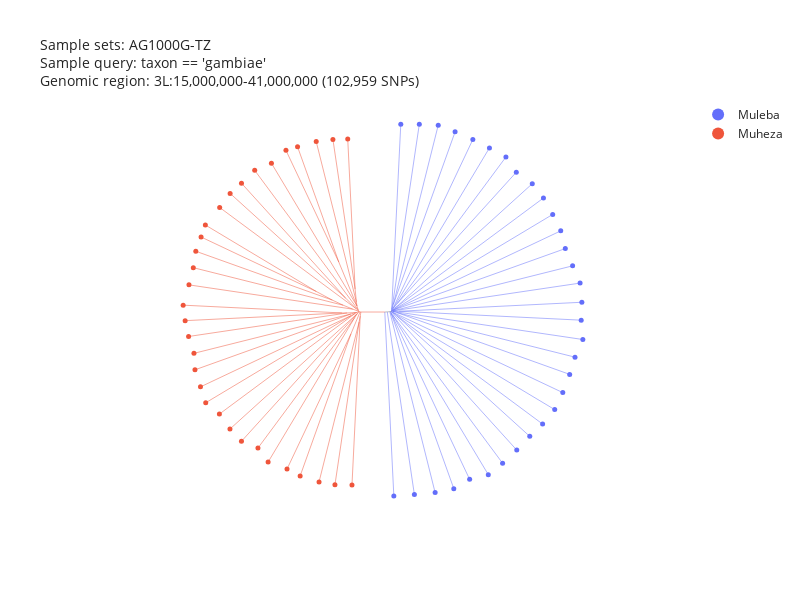

Notebook cell for this chart:
### Markdown cell above
Next we'll investigate population (within taxa) structure using the same region of the 3L chromosome arm as we used for the taxonomic analysis above. Let's explore whether we observe population structure in Tanzanian *An. gambiae*. We will restrict our analysis to this taxa using the sample query parameter. Since we are now looking within-species we might want to colour our samples by the location from which they originate.

### Code cell
ag3.plot_njt(
    region=region,
    n_snps=n_snps,
    sample_sets = "AG1000G-TZ",
    sample_query="taxon == 'gambiae'",
    color="location",
)

### Figure 1 — Plotly figure (JSON) as saved in the notebook; plotly's stock layout.template omitted (floating-point values rounded to 4 significant figures; data arrays with more than 128 entries replaced by an {"elided": "..."} marker saying what was removed)
{"data": [{"hovertemplate": "location=Muleba<br>x=%{x}<br>y=%{y}<extra></extra>", "legendgroup": "Muleba", "line": {"color": "#636EFA", "dash": "solid", "width": 0.5}, "marker": {"symbol": "circle"}, "mode": "lines", "name": "Muleba", "orientation": "v", "showlegend": false, "type": "scatter", "x": {"elided": "165 float values"}, "xaxis": "x", "y": {"elided": "165 float values"}, "yaxis": "y"}, {"hovertemplate": "location=Muheza<br>x=%{x}<br>y=%{y}<extra></extra>", "legendgroup": "Muheza", "line": {"color": "#EF553B", "dash": "solid", "width": 0.5}, "marker": {"symbol": "circle"}, "mode": "lines", "name": "Muheza", "orientation": "v", "showlegend": false, "type": "scatter", "x": {"elided": "189 float values"}, "xaxis": "x", "y": {"elided": "189 float values"}, "yaxis": "y"}, {"hovertemplate": "location=<br>x=%{x}<br>y=%{y}<extra></extra>", "legendgroup": "", "line": {"color": "gray", "dash": "solid", "width": 0.5}, "marker": {"symbol": "circle"}, "mode": "lines", "name": "", "orientation": "v", "showlegend": false, "type": "scatter", "x": [0.0, 0.0, NaN, 0.0, -7.663, NaN, -7.663, -28.6, NaN, -28.6, -29.9, NaN, -29.9, -73.01, NaN, -73.01, -108.5, NaN, -108.5, -270.2, NaN, -270.2, -430.8, NaN], "xaxis": "x", "y": [0.0, 0.0, NaN, 0.0, -10.33, NaN, -10.33, -24.32, NaN, -24.32, -24.86, NaN, -24.86, -40.28, NaN, -40.28, -45.54, NaN, -45.54, -61.47, NaN, -61.47, -69.37, NaN], "yaxis": "y"}, {"customdata": {"elided": "32x11 mixed values"}, "hovertemplate": "<b>%{hovertext}</b><br><br>location=%{customdata[8]}<br>x=%{x}<br>y=%{y}<br>sample_id=%{customdata[0]}<br>partner_sample_id=%{customdata[1]}<br>sample_set=%{customdata[2]}<br>taxon=%{customdata[3]}<br>country=%{customdata[4]}<br>admin1_iso=%{customdata[5]}<br>admin1_name=%{customdata[6]}<br>admin2_name=%{customdata[7]}<br>year=%{customdata[9]}<br>month=%{customdata[10]}<extra></extra>", "hovertext": ["BL0138-C", "BL0137-C", "BL0054-C", "BL0106-C", "BL0101-C", "BL0142-C", "BL0117-C", "BL0119-C", "BL0128-C", "BL0107-C", "BL0079-C", "BL0058-C", "BL0110-C", "BL0078-C", "BL0112-C", "BL0115-C", "BL0103-C", "BL0114-C", "BL0108-C", "BL0100-C", "BL0065-C", "BL0063-C", "BL0125-C", "BL0105-C", "BL0124-C", "BL0111-C", "BL0121-C", "BL0116-C", "BL0102-C", "BL0052-C", "BL0109-C", "BL0120-C"], "legendgroup": "Muleba", "marker": {"color": "#636EFA", "size": 5, "symbol": "circle"}, "mode": "markers", "name": "Muleba", "orientation": "v", "showlegend": true, "type": "scatter", "x": [150.9, 1474.0, 2810.0, 4013.0, 5033.0, 6234.0, 7155.0, 8069.0, 8905.0, 9733.0, 10510.0, 11030.0, 11480.0, 11820.0, 12320.0, 12220.0, 12260.0, 12150.0, 11660.0, 11190.0, 10900.0, 10380.0, 9786.0, 9067.0, 8039.0, 7369.0, 6309.0, 5238.0, 4095.0, 3011.0, 1793.0, 598.9], "xaxis": "x", "y": [-11910.0, -11820.0, -11700.0, -11440.0, -10840.0, -10540.0, -9808.0, -8961.0, -8077.0, -7287.0, -6355.0, -5260.0, -4086.0, -2977.0, -1841.0, -595.3, 558.7, 1794.0, 2905.0, 4017.0, 5157.0, 6216.0, 7272.0, 8194.0, 8935.0, 9912.0, 10500.0, 11040.0, 11530.0, 11970.0, 12030.0, 12030.0], "yaxis": "y"}, {"customdata": {"elided": "32x11 mixed values"}, "hovertemplate": "<b>%{hovertext}</b><br><br>location=%{customdata[8]}<br>x=%{x}<br>y=%{y}<br>sample_id=%{customdata[0]}<br>partner_sample_id=%{customdata[1]}<br>sample_set=%{customdata[2]}<br>taxon=%{customdata[3]}<br>country=%{customdata[4]}<br>admin1_iso=%{customdata[5]}<br>admin1_name=%{customdata[6]}<br>admin2_name=%{customdata[7]}<br>year=%{customdata[9]}<br>month=%{customdata[10]}<extra></extra>", "hovertext": ["BL0379-C", "BL0368-C", "BL0371-C", "BL0376-C", "BL0362-C", "BL0380-C", "BL0388-C", "BL0382-C", "BL0350-C", "BL0372-C", "BL0391-C", "BL0354-C", "BL0359-C", "BL0386-C", "BL0378-C", "BL0393-C", "BL0356-C", "BL0387-C", "BL0385-C", "BL0381-C", "BL0353-C", "BL0351-C", "BL0375-C", "BL0377-C", "BL0347-C", "BL0363-C", "BL0348-C", "BL0389-C", "BL0361-C", "BL0383-C", "BL0346-C", "BL0392-C"], "legendgroup": "Muheza", "marker": {"color": "#EF553B", "size": 5, "symbol": "circle"}, "mode": "markers", "name": "Muheza", "orientation": "v", "showlegend": true, "type": "scatter", "x": [-2818.0, -3773.0, -4848.0, -6049.0, -6796.0, -7733.0, -8809.0, -9660.0, -10390.0, -11060.0, -11990.0, -12260.0, -12600.0, -12760.0, -13040.0, -13420.0, -13290.0, -13070.0, -12720.0, -12660.0, -12300.0, -11960.0, -11080.0, -10400.0, -9662.0, -8601.0, -7946.0, -6728.0, -5884.0, -4665.0, -3641.0, -2545.0], "xaxis": "x", "y": [11080.0, 11040.0, 10910.0, 10570.0, 10340.0, 9515.0, 9053.0, 8225.0, 7569.0, 6664.0, 5535.0, 4761.0, 3845.0, 2787.0, 1679.0, 371.9, -626.3, -1645.0, -2730.0, -3791.0, -4889.0, -5912.0, -6643.0, -7607.0, -8396.0, -8828.0, -9731.0, -10180.0, -10630.0, -11010.0, -11200.0, -11210.0], "yaxis": "y"}], "layout": {"height": 600, "legend": {"itemsizing": "constant", "tracegroupgap": 0}, "title": {"font": {"size": 14}, "text": "Sample sets: AG1000G-TZ<br>Sample query: taxon == 'gambiae'<br>Genomic region: 3L:15,000,000-41,000,000 (102,959 SNPs)"}, "width": 800, "xaxis": {"mirror": false, "showgrid": false, "showline": false, "showticklabels": false, "ticks": "", "title": {}}, "yaxis": {"mirror": false, "scaleanchor": "x", "scaleratio": 1, "showgrid": false, "showline": false, "showticklabels": false, "ticks": "", "title": {}}}}
